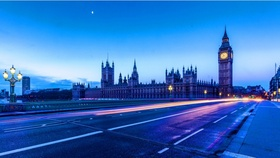
%> input picture cs109_matlab/Projects/project7_sepia_filter_and_green_screen/bigben.jpg, 280 x 158 px, shrunk from 852 x 480 before the run
$ octave project7_sepia_filter_and_green_screen.m   (GNU Octave 9; MATLAB toolbox functions it lacks are replaced by stand-ins)
%> lines starting %> are read from the running program, lines starting %| are printed output that depends on the picture
%Project 7 - Sepia Filter and Green Screen
%Alan Tieng
%CS 109, Spring 2020, Reckinger
clc;
%test code goes here-------------------------------------------------------

%test sepia filter
figure;
image_names = ["bigben.jpg","catred.jpg","city.jpg",...
    "colorBackground.jpeg","dino.jpg","dog.jpg","dog2.jpg","lion.jpg",...
    "puppy.jpg","purpleBackground.jpg","space.jpeg",...
    "treeBackground.jpg","tiger.jpg"];
for i = 1:13
    subplot(5,3,i),imshow(sepiaFilter(char(image_names(i))));
% [53 lines not run here, left out]
function [imArraySepia] = sepiaFilter(imageFile)
%> called with imageFile = 'bigben.jpg'
%red' = 0.393 * red + 0.769 * green + 0.189 * blue
%green' = 0.349 * red + 0.686 * green + 0.168 * blue
%blue' = 0.272 * red + 0.534 * green + 0.131 * blue
old_image = imread(imageFile);
%> old_image is the input picture: size 158x280x3 uint8; mean R, G, B 52.8, 114.4, 192.9
imArraySepia(:,:,1) = old_image(:,:,1).*.393 ...
    + old_image(:,:,2) * .769 + old_image(:,:,3) * .189;
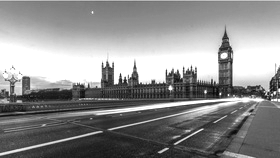
%> imArraySepia: size 158x280 uint8; min 6, max 255, mean 141.5
imArraySepia(:,:,2) = old_image(:,:,1).*.349 ...
    + old_image(:,:,2) * .686 + old_image(:,:,3) * .168;
imArraySepia(:,:,3) = old_image(:,:,1).*.272 ...
    + old_image(:,:,2) * .534 + old_image(:,:,3) * .131;
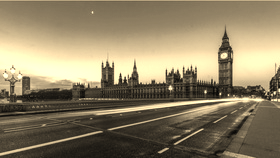
%> imArraySepia: size 158x280x3 uint8; mean R, G, B 141.5, 128.7, 100.7
%> pass 2 of the loop `for i = 1:13`:
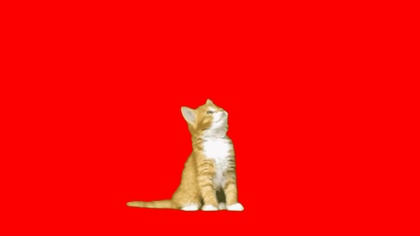
%> input picture cs109_matlab/Projects/project7_sepia_filter_and_green_screen/catred.jpg, 420 x 236 px, shrunk from 1280 x 720 before the run
%> in sepiaFilter, old_image is the input picture: size 236x420x3 uint8; mean R, G, B 249.2, 10.3, 7.5
%> in sepiaFilter (call 2), `imArraySepia(:,:,1) = old_image(:,:,1).*.393 + old_image(:,:,2) * .769..`:
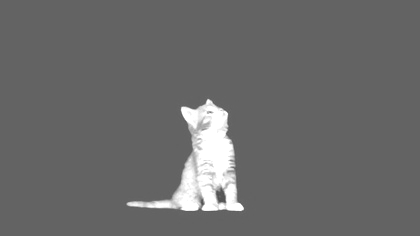
%> imArraySepia: size 236x420 uint8; min 80, max 255, mean 106.3
%> in sepiaFilter (call 2), `imArraySepia(:,:,3) = old_image(:,:,1).*.272 + old_image(:,:,2) * .534..`:
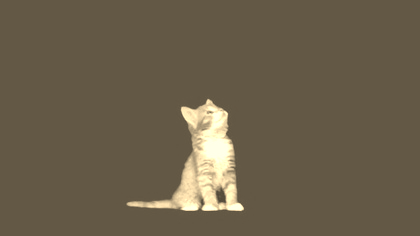
%> imArraySepia: size 236x420x3 uint8; mean R, G, B 106.3, 95, 74.7
%> pass 3 of the loop `for i = 1:13`:
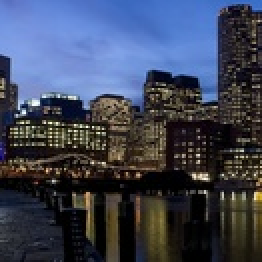
%> input picture cs109_matlab/Projects/project7_sepia_filter_and_green_screen/city.jpg, 131 x 131 px, shrunk from 400 x 400 before the run (shown 2 times larger)
%> in sepiaFilter, old_image is the input picture: size 131x131x3 uint8; mean R, G, B 61.7, 68.7, 87.8
%> in sepiaFilter (call 3), `imArraySepia(:,:,1) = old_image(:,:,1).*.393 + old_image(:,:,2) * .769..`:
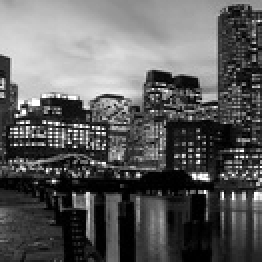
%> imArraySepia: size 131x131 uint8 (shown 2 times larger); min 0, max 255, mean 93.5
%> in sepiaFilter (call 3), `imArraySepia(:,:,3) = old_image(:,:,1).*.272 + old_image(:,:,2) * .534..`:
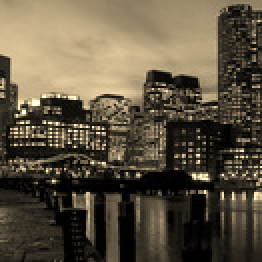
%> imArraySepia: size 131x131x3 uint8 (shown 2 times larger); mean R, G, B 93.5, 83.4, 65
%> (the run ends here)
